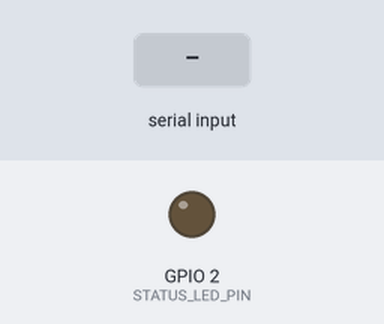
Simulated run of this sketch. Board: ESP32. On the bench: output pins drawn as LEDs (lit = HIGH). The test bench sets the inputs (shaded band). What the sketch prints to the serial monitor is not drawn.

Above: at 13.3 s.
13.4 s: "INIT_MASTER\n" received over the second serial link
At 14.1 s:
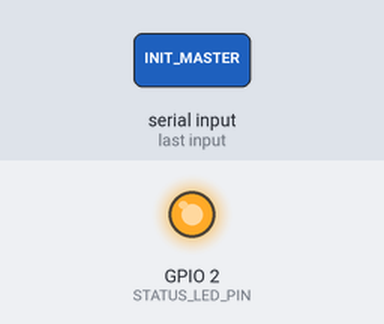
14.9 s: "SLAVE_READY\n" received over the second serial link
17.9 s: "MASTER_DATA:\n" received over the second serial link
Timing chart, 0 to 20.9 s (numbered marks = the images above; inputs shaded):
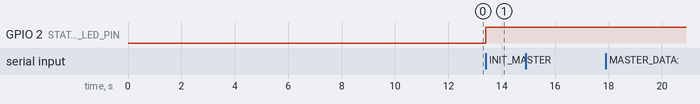

Measured:
- after the input at 13.4 s, GPIO 2 (STATUS_LED_PIN): LOW → HIGH at once
- after the input at 14.9 s, every drawn part: stays the same
- after the input at 17.9 s, every drawn part: stays the same

The sketch:

ESP32_______.ino
```cpp
/*
 * ESP32 简单数据接收版
 * 功能：简化数据接收处理，避免超时问题
 */

// 串口配置
#define MEGA_TX_PIN 16     // ESP32 TX
#define MEGA_RX_PIN 17     // ESP32 RX
#define STATUS_LED_PIN 2   // 状态指示

// 在ESP32上使用Serial2与Mega2560通信
#define megaSerial Serial2

// 系统状态
bool megaConnected = false;
unsigned long lastHeartbeat = 0;
int dataCount = 0;

void setup() {
  // 先初始化调试串口
  Serial.begin(115200);
  delay(100);

  Serial.println("==========================================");
  Serial.println("ESP32 简单数据接收版启动");
  Serial.println("==========================================");

  // 初始化引脚
  pinMode(STATUS_LED_PIN, OUTPUT);
  digitalWrite(STATUS_LED_PIN, LOW);

  // 初始化与Mega2560的通信
  megaSerial.begin(115200, SERIAL_8N1, MEGA_RX_PIN, MEGA_TX_PIN);

  // 等待启动完成
  delay(2000);

  Serial.println("ESP32初始化完成！");

  // 发送初始化响应
  megaSerial.println("ESP32_READY");
  Serial.println("发送ESP32_READY到Mega2560");

  // 等待Mega2560响应
  unsigned long timeout = millis() + 10000;
  while (millis() < timeout) {
    if (megaSerial.available()) {
      String response = megaSerial.readStringUntil('\n');
      response.trim();

      Serial.println("收到Mega2560消息: " + response);

      if (response == "INIT_MASTER" || response == "SLAVE_READY") {
        megaConnected = true;
        digitalWrite(STATUS_LED_PIN, HIGH);
        Serial.println("Mega2560连接成功！");
        break;
      }
    }
    delay(100);
  }

  if (!megaConnected) {
    Serial.println("Mega2560连接超时！");
  }
}

void loop() {
  // 处理与Mega2560的通信
  handleMegaCommunication();

  // 发送心跳
  sendHeartbeat();

  delay(10);
}

// 处理Mega2560通信
void handleMegaCommunication() {
  // 检查是否有数据可读
  if (megaSerial.available()) {
    // 使用readStringUntil读取完整行
    String data = megaSerial.readStringUntil('\n');
    data.trim(); // 去除首尾空白字符

    if (data.length() > 0) {
      dataCount++;
      Serial.println("收到数据 #" + String(dataCount) + ": " + data);
      Serial.println("数据长度: " + String(data.length()));

      // 处理不同类型的数据
      if (data.startsWith("MASTER_DATA:")) {
        handleMasterData(data);
      } else if (data.startsWith("SLAVE_STATUS:") || data.startsWith("SLAVE_DATA:")) {
        handleSlaveData(data);
      } else if (data == "INIT_MASTER" || data == "SLAVE_READY") {
        megaConnected = true;
        digitalWrite(STATUS_LED_PIN, HIGH);
        Serial.println("Mega2560重新连接成功！");
      } else {
        Serial.println("其他数据: " + data);
      }
    }
  }
}

// 处理主设备数据
void handleMasterData(String data) {
  Serial.println("处理主设备数据: " + data);

  // 解析数据
  if (data.length() > 12) { // "MASTER_DATA:" 长度为12
    String dataPart = data.substring(12);
    Serial.println("数据部分: " + dataPart);

    // 分割数据
    int commaCount = 0;
    for (int i = 0; i < dataPart.length(); i++) {
      if (dataPart.charAt(i) == ',') {
        commaCount++;
      }
    }
    Serial.println("数据字段数量: " + String(commaCount + 1));
  }
}

// 处理从设备数据
void handleSlaveData(String data) {
  Serial.println("处理从设备数据: " + data);
}

// 发送心跳
void sendHeartbeat() {
  if (millis() - lastHeartbeat > 5000) { // 每5秒发送一次
    if (megaConnected) {
      megaSerial.println("ESP32_HEARTBEAT");
      Serial.println("发送心跳到Mega2560");
    }
    lastHeartbeat = millis();
  }
}
```
